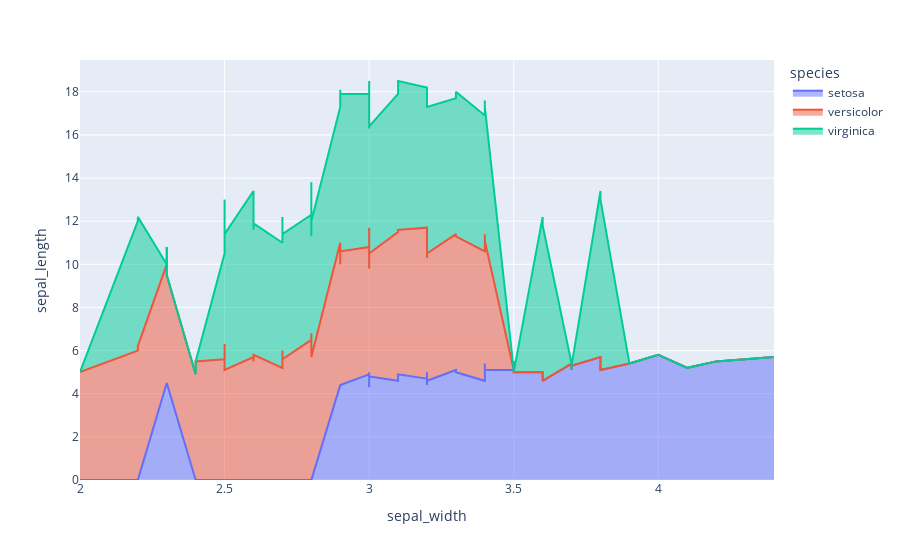

Write notebook code for a chart like this one.
### Code cell
import plotly.express as px
df=px.data.iris()
print(df)
fig=px.area(df,x="sepal_width",y="sepal_length",color="species",hover_data=['petal_width'])
fig.show()

### Figure 1 — Plotly figure (JSON) as saved in the notebook; plotly's stock layout.template omitted (floating-point values rounded to 4 significant figures)
{"data": [{"customdata": [[0.2], [0.2], [0.2], [0.2], [0.2], [0.4], [0.3], [0.2], [0.2], [0.1], [0.2], [0.2], [0.1], [0.1], [0.2], [0.4], [0.4], [0.3], [0.3], [0.3], [0.2], [0.4], [0.2], [0.5], [0.2], [0.2], [0.4], [0.2], [0.2], [0.2], [0.2], [0.4], [0.1], [0.2], [0.1], [0.2], [0.2], [0.1], [0.2], [0.2], [0.3], [0.3], [0.2], [0.6], [0.4], [0.3], [0.2], [0.2], [0.2], [0.2]], "fillpattern": {"shape": ""}, "hovertemplate": "species=setosa<br>sepal_width=%{x}<br>sepal_length=%{y}<br>petal_width=%{customdata[0]}<extra></extra>", "legendgroup": "setosa", "line": {"color": "#636efa"}, "marker": {"symbol": "circle"}, "mode": "lines", "name": "setosa", "orientation": "v", "showlegend": true, "stackgroup": "1", "type": "scatter", "x": [3.5, 3, 3.2, 3.1, 3.6, 3.9, 3.4, 3.4, 2.9, 3.1, 3.7, 3.4, 3, 3, 4, 4.4, 3.9, 3.5, 3.8, 3.8, 3.4, 3.7, 3.6, 3.3, 3.4, 3, 3.4, 3.5, 3.4, 3.2, 3.1, 3.4, 4.1, 4.2, 3.1, 3.2, 3.5, 3.1, 3, 3.4, 3.5, 2.3, 3.2, 3.5, 3.8, 3, 3.8, 3.2, 3.7, 3.3], "xaxis": "x", "y": [5.1, 4.9, 4.7, 4.6, 5, 5.4, 4.6, 5, 4.4, 4.9, 5.4, 4.8, 4.8, 4.3, 5.8, 5.7, 5.4, 5.1, 5.7, 5.1, 5.4, 5.1, 4.6, 5.1, 4.8, 5, 5, 5.2, 5.2, 4.7, 4.8, 5.4, 5.2, 5.5, 4.9, 5, 5.5, 4.9, 4.4, 5.1, 5, 4.5, 4.4, 5, 5.1, 4.8, 5.1, 4.6, 5.3, 5], "yaxis": "y"}, {"customdata": [[1.4], [1.5], [1.5], [1.3], [1.5], [1.3], [1.6], [1], [1.3], [1.4], [1], [1.5], [1], [1.4], [1.3], [1.4], [1.5], [1], [1.5], [1.1], [1.8], [1.3], [1.5], [1.2], [1.3], [1.4], [1.4], [1.7], [1.5], [1], [1.1], [1], [1.2], [1.6], [1.5], [1.6], [1.5], [1.3], [1.3], [1.3], [1.2], [1.4], [1.2], [1], [1.3], [1.2], [1.3], [1.3], [1.1], [1.3]], "fillpattern": {"shape": ""}, "hovertemplate": "species=versicolor<br>sepal_width=%{x}<br>sepal_length=%{y}<br>petal_width=%{customdata[0]}<extra></extra>", "legendgroup": "versicolor", "line": {"color": "#EF553B"}, "marker": {"symbol": "circle"}, "mode": "lines", "name": "versicolor", "orientation": "v", "showlegend": true, "stackgroup": "1", "type": "scatter", "x": [3.2, 3.2, 3.1, 2.3, 2.8, 2.8, 3.3, 2.4, 2.9, 2.7, 2, 3, 2.2, 2.9, 2.9, 3.1, 3, 2.7, 2.2, 2.5, 3.2, 2.8, 2.5, 2.8, 2.9, 3, 2.8, 3, 2.9, 2.6, 2.4, 2.4, 2.7, 2.7, 3, 3.4, 3.1, 2.3, 3, 2.5, 2.6, 3, 2.6, 2.3, 2.7, 3, 2.9, 2.9, 2.5, 2.8], "xaxis": "x", "y": [7, 6.4, 6.9, 5.5, 6.5, 5.7, 6.3, 4.9, 6.6, 5.2, 5, 5.9, 6, 6.1, 5.6, 6.7, 5.6, 5.8, 6.2, 5.6, 5.9, 6.1, 6.3, 6.1, 6.4, 6.6, 6.8, 6.7, 6, 5.7, 5.5, 5.5, 5.8, 6, 5.4, 6, 6.7, 6.3, 5.6, 5.5, 5.5, 6.1, 5.8, 5, 5.6, 5.7, 5.7, 6.2, 5.1, 5.7], "yaxis": "y"}, {"customdata": [[2.5], [1.9], [2.1], [1.8], [2.2], [2.1], [1.7], [1.8], [1.8], [2.5], [2], [1.9], [2.1], [2], [2.4], [2.3], [1.8], [2.2], [2.3], [1.5], [2.3], [2], [2], [1.8], [2.1], [1.8], [1.8], [1.8], [2.1], [1.6], [1.9], [2], [2.2], [1.5], [1.4], [2.3], [2.4], [1.8], [1.8], [2.1], [2.4], [2.3], [1.9], [2.3], [2.5], [2.3], [1.9], [2], [2.3], [1.8]], "fillpattern": {"shape": ""}, "hovertemplate": "species=virginica<br>sepal_width=%{x}<br>sepal_length=%{y}<br>petal_width=%{customdata[0]}<extra></extra>", "legendgroup": "virginica", "line": {"color": "#00cc96"}, "marker": {"symbol": "circle"}, "mode": "lines", "name": "virginica", "orientation": "v", "showlegend": true, "stackgroup": "1", "type": "scatter", "x": [3.3, 2.7, 3, 2.9, 3, 3, 2.5, 2.9, 2.5, 3.6, 3.2, 2.7, 3, 2.5, 2.8, 3.2, 3, 3.8, 2.6, 2.2, 3.2, 2.8, 2.8, 2.7, 3.3, 3.2, 2.8, 3, 2.8, 3, 2.8, 3.8, 2.8, 2.8, 2.6, 3, 3.4, 3.1, 3, 3.1, 3.1, 3.1, 2.7, 3.2, 3.3, 3, 2.5, 3, 3.4, 3], "xaxis": "x", "y": [6.3, 5.8, 7.1, 6.3, 6.5, 7.6, 4.9, 7.3, 6.7, 7.2, 6.5, 6.4, 6.8, 5.7, 5.8, 6.4, 6.5, 7.7, 7.7, 6, 6.9, 5.6, 7.7, 6.3, 6.7, 7.2, 6.2, 6.1, 6.4, 7.2, 7.4, 7.9, 6.4, 6.3, 6.1, 7.7, 6.3, 6.4, 6, 6.9, 6.7, 6.9, 5.8, 6.8, 6.7, 6.7, 6.3, 6.5, 6.2, 5.9], "yaxis": "y"}], "layout": {"legend": {"title": {"text": "species"}, "tracegroupgap": 0}, "margin": {"t": 60}, "xaxis": {"anchor": "y", "domain": [0, 1], "title": {"text": "sepal_width"}}, "yaxis": {"anchor": "x", "domain": [0, 1], "title": {"text": "sepal_length"}}}}
